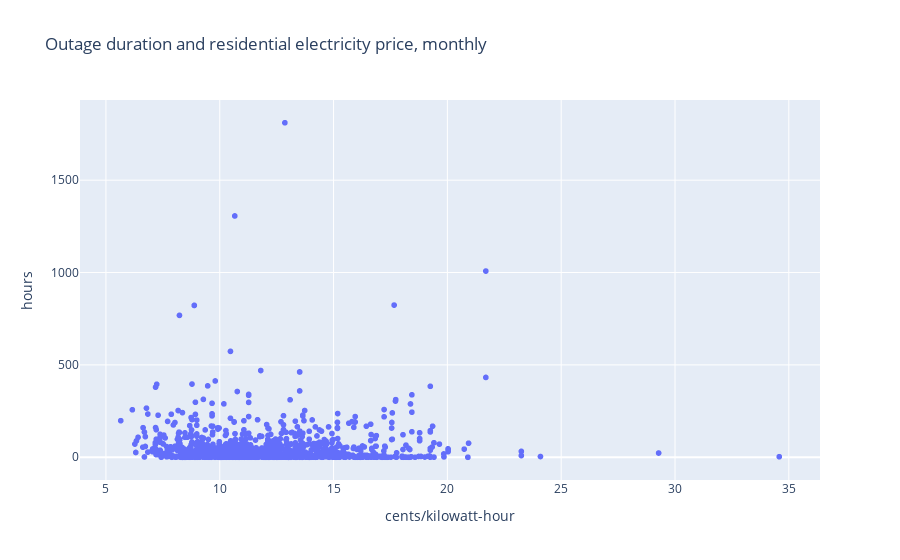

Notebook code for this chart:
### Markdown cell above
### Bivariate Analysis

### Code cell
# Plotting a scatterplot between outage duration and residential electricity price

fig3 = px.scatter(df, x='RES.PRICE', y='DURATION.HR', title='Outage duration and residential electricity price, monthly')
fig3.update_xaxes(title_text='cents/kilowatt-hour')
fig3.update_yaxes(title_text='hours')
fig3

### Figure 1 — Plotly figure (JSON) as saved in the notebook; plotly's stock layout.template omitted (floating-point values rounded to 4 significant figures; data arrays with more than 128 entries replaced by an {"elided": "..."} marker saying what was removed)
{"data": [{"hovertemplate": "RES.PRICE=%{x}<br>DURATION.HR=%{y}<extra></extra>", "legendgroup": "", "marker": {"color": "#636efa", "symbol": "circle"}, "mode": "markers", "name": "", "showlegend": false, "type": "scattergl", "x": {"elided": "1534 float values"}, "xaxis": "x", "y": {"elided": "1534 float values"}, "yaxis": "y"}], "layout": {"legend": {"tracegroupgap": 0}, "title": {"text": "Outage duration and residential electricity price, monthly"}, "xaxis": {"anchor": "y", "domain": [0, 1], "title": {"text": "cents/kilowatt-hour"}}, "yaxis": {"anchor": "x", "domain": [0, 1], "title": {"text": "hours"}}}}
